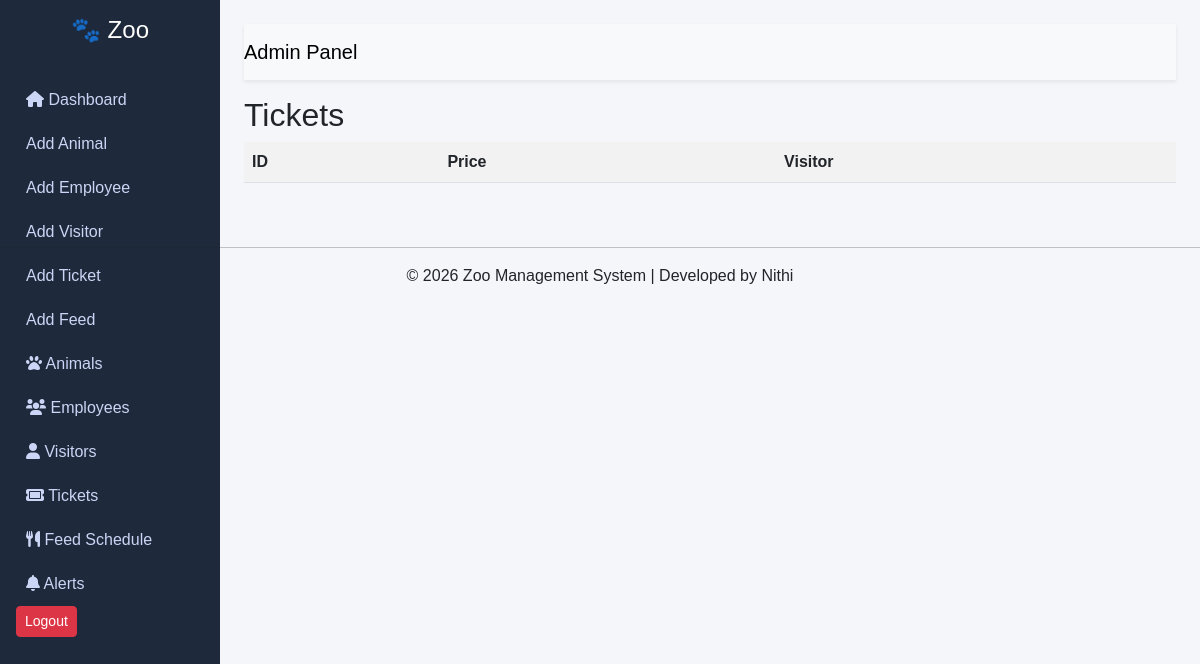
The app's page /tickets, older data.
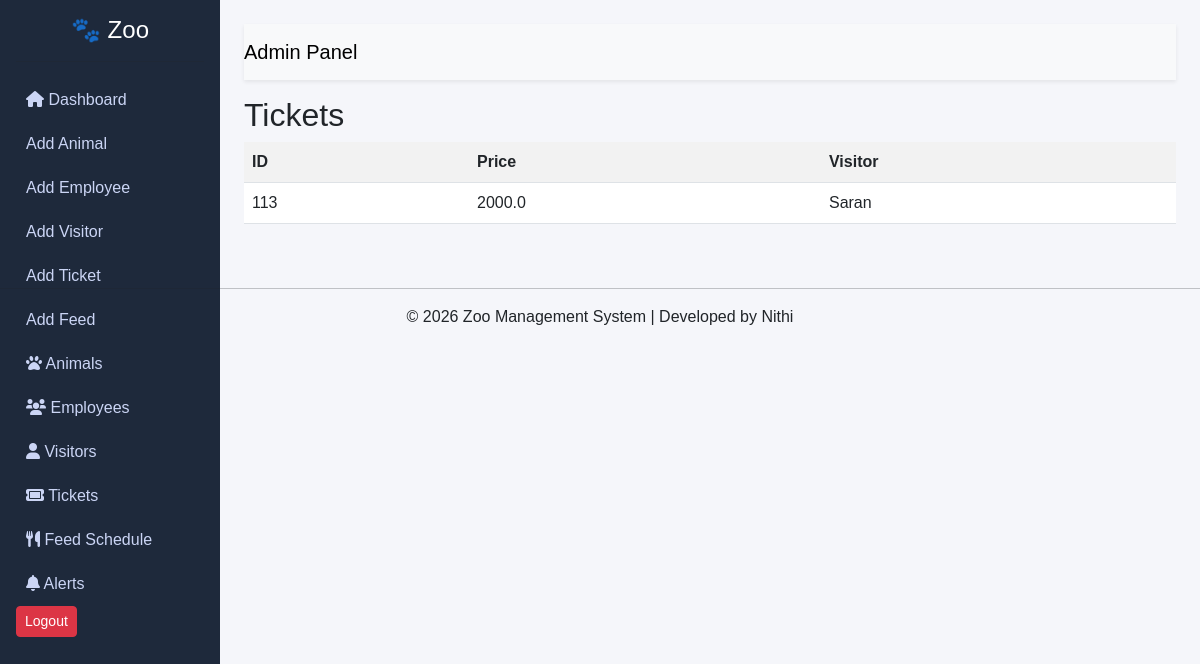
The same page, newer data.
### tables this page shows
CREATE TABLE tickets (
            ticket_id TEXT PRIMARY KEY,
            price REAL,
            visitor_name TEXT
        );

### app.py (the view)
@app.route('/tickets')
def tickets():
    data = zoo_db.get_tickets()
    return render_template('view_tickets.html', tickets=data)

### zoo_database.py (called while the page is built)
    def get_tickets(self):
        self.cursor.execute("SELECT * FROM tickets")
        return self.cursor.fetchall()

### templates/view_tickets.html
{% extends "base.html" %}
{% block content %}
<h2>Tickets</h2>
<table class="table table-striped">
<tr>
<th>ID</th><th>Price</th><th>Visitor</th>
</tr>
{% for t in tickets %}
<tr>
<td>{{ t[0] }}</td>
<td>{{ t[1] }}</td>
<td>{{ t[2] }}</td>
</tr>
{% endfor %}
</table>
{% endblock %}

### templates/base.html (shortened to what this page needs)
<!DOCTYPE html>
<html>
<head>
    <link href="https://cdn.jsdelivr.net/npm/bootstrap@5.3.0/dist/css/bootstrap.min.css" rel="stylesheet">
    <link rel="stylesheet" href="{{ url_for('static', filename='style.css') }}">
    <link rel="stylesheet" href="https://cdnjs.cloudflare.com/ajax/libs/font-awesome/6.0.0/css/all.min.css">
</head>
<body>
<div class="d-flex">
    <div class="sidebar p-3">
        <h4 class="text-white">🐾 Zoo</h4>
        <hr>
        <a href="/" class="menu"><i class="fas fa-home"></i> Dashboard</a>
        <a href="/add_animal" class="menu">Add Animal</a>
        <a href="/add_employee" class="menu">Add Employee</a>
        <a href="/add_visitor" class="menu">Add Visitor</a>
        <a href="/add_ticket" class="menu">Add Ticket</a>
        <a href="/add_feed" class="menu">Add Feed</a>
        <a href="/animals" class="menu"><i class="fas fa-paw"></i> Animals</a>
        <a href="/employees" class="menu"><i class="fas fa-users"></i> Employees</a>
        <a href="/visitors" class="menu"><i class="fas fa-user"></i> Visitors</a>
        <a href="/tickets" class="menu"><i class="fas fa-ticket"></i> Tickets</a>
        <a href="/feed" class="menu"><i class="fas fa-utensils"></i> Feed Schedule</a>
        <a href="/alerts" class="menu">
            <i class="fas fa-bell"></i> Alerts
        </a>
        <a href="/logout" class="btn btn-danger btn-sm">Logout</a>
    </div>
    <div class="content p-4">
        <nav class="navbar bg-light shadow-sm mb-3">
            <span class="navbar-brand">Admin Panel</span>
        </nav>
        {% block content %}{% endblock %}
    </div>
</div>
</body>
<footer class="text-center mt-4">
    <hr>
    <p>© 2026 Zoo Management System | Developed by Nithi</p>
</footer>
</html>

### static/style.css (style rules this page uses)
body { margin: 0; font-family: Arial, sans-serif; background-color: #f5f6fa; }
.sidebar { width: 220px; height: 100vh; background: #1e293b; position: fixed; }
.sidebar h4 { text-align: center; }
.menu { display: block; color: #cbd5f5; padding: 10px; text-decoration: none; border-radius: 5px; }
.content { margin-left: 220px; width: 100%; }

Row changes from the older to the newer data that the page shows:
added tickets: ticket_id "113", price "2000.0", visitor_name "Saran"
